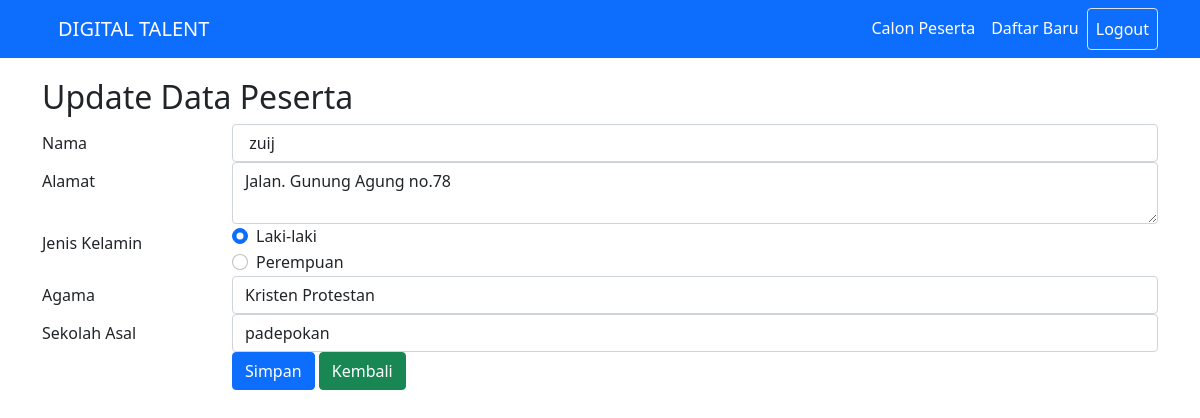
/index.php?fungsi=update&id_peserta=10 (signed in), run on the app's committed database.
### tables this page shows
CREATE TABLE `tb_siswa` (
  `id_peserta` int(11) NOT NULL,
  `nama_peserta` varchar(50) NOT NULL,
  `alamat` varchar(150) NOT NULL,
  `jenis_kelamin` enum('L','P') NOT NULL,
  `agama` varchar(50) NOT NULL,
  `sekolah_asal` varchar(50) NOT NULL
);

### index.php (the view, shortened to what this page needs)
<!DOCTYPE html>
<html>
<head>
    <link rel="stylesheet" href="assets/bootstrap.min.css" />
    <link rel="stylesheet" href="assets/style.css" />
</head>
<body>
    <nav class=" navbar navbar-expand-lg navbar-dark bg-primary">
        <div class="container">
            <a class="navbar-brand p-0" href="#">
                <a class="navbar-brand" href="index.php">DIGITAL TALENT</a>
            </a>
            <div class="collapse navbar-collapse" id="navbarNav">
                <ul class="navbar-nav ms-auto text-center">
                    <li class="nav-item">
                        <a class="nav-link text-white" href="index.php?fungsi=read">Calon Peserta</a>
                    </li>
                    <li class="nav-item">
                        <a class="nav-link text-white" href="index.php?fungsi=create">Daftar Baru</a>
                    </li>
                    <li class="nav-item">
                        <a class="nav-link text-white border rounded" href="logout.php">Logout</a>
                    </li>
                </ul>
            </div>
        </div>
    </nav>
    <?php
    include('koneksi.php');
    if (isset($_GET['fungsi'])){
        switch($_GET['fungsi']){
            case "update":
                update($db);
                break;
        }
    } else {
            mainpage();
    }
    ?>
    <?php
    function update($db){
        if (isset($_POST['btn_simpan'])){
            $id_peserta = $_POST['id_peserta'];
            $nama_peserta = $_POST['nama_peserta'];
            $alamat = $_POST['alamat'];
            $jenis_kelamin = $_POST['jenis_kelamin'];
            $agama = $_POST['agama'];
            $sekolah_asal = $_POST['sekolah_asal'];
            if(!empty($nama_peserta) && !empty($alamat) && !empty($jenis_kelamin) && !empty($agama) && !empty($sekolah_asal)){
                $sql = "UPDATE tb_siswa SET nama_peserta='$nama_peserta', alamat='$alamat', jenis_kelamin='$jenis_kelamin', agama='$agama', sekolah_asal='$sekolah_asal' WHERE id_peserta='$id_peserta'";
                $update = mysqli_query($db, $sql);
                if($update && isset($_GET['fungsi'])){
                    if($_GET['fungsi'] == 'update'){
                        header('location: index.php?fungsi=update_success');
                    }
                }
            } else {
                $pesan = "Tidak dapat menyimpan, data belum lengkap!";
            }
        } else {
            $id_peserta = $_GET['id_peserta'];
            $sql_peserta = "SELECT * FROM tb_siswa WHERE id_peserta=" . $id_peserta;
            $query_peserta = mysqli_query($db, $sql_peserta);
            $data_peserta = mysqli_fetch_assoc($query_peserta);
        }
        ?>
    <div class="container" style="margin-top:20px">
        <h2>Update Data Peserta</h2>
        <form action="index.php?fungsi=update" method="post">
            <div class="form-group row">
                <label class="col-sm-2 col-form-label">Nama</label>
                <div class="col-sm-10">
                    <input type="text" name="nama_peserta" class="form-control" size="4"
                        value=" <?php echo $data_peserta['nama_peserta']; ?>" required>
                </div>
            </div>
            <div class="form-group row">
                <label class="col-sm-2 col-form-label">Alamat</label>
                <div class="col-sm-10">
                    <textarea name="alamat" class="form-control"
                        required><?php echo $data_peserta['alamat']; ?></textarea>
                </div>
            </div>
            <div class="form-group row">
                <label class="col-sm-2 col-form-label">Jenis Kelamin</label>
                <div class="col-sm-10">
                    <div class="form-check">
                        <input type="radio" class="form-check-input" name="jenis_kelamin" value="Laki-laki"
                            <?php if($data_peserta['jenis_kelamin'] == 'L'){ echo 'checked'; } ?> required>
                        <label class="form-check-label">Laki-laki</label>
                    </div>
                    <div class="form-check">
                        <input type="radio" class="form-check-input" name="jenis_kelamin" value="Perempuan"
                            <?php if($data_peserta['jenis_kelamin'] == 'P'){ echo 'checked'; } ?> required>
                        <label class="form-check-label">Perempuan</label>
                    </div>
                </div>
            </div>
            <div class="form-group row">
                <label class="col-sm-2 col-form-label">Agama</label>
                <div class="col-sm-10">
                    <select name="agama" class="form-control" required>
                        <option value="Kristen Protestan"
                            <?php if($data_peserta['agama'] == 'Kristen Protestan'){ echo 'selected'; } ?>>Kristen
                            Protestan</option>
                    </select>
                </div>
            </div>
            <div class="form-group row">
                <label class="col-sm-2 col-form-label">Sekolah Asal</label>
                <div class="col-sm-10">
                    <input type="text" name="sekolah_asal" class="form-control"
                        value="<?php echo $data_peserta['sekolah_asal']; ?>" required>
                </div>
            </div>
            <div class="form-group row">
                <label class="col-sm-2 col-form-label">&nbsp;</label>
                <div class="col-sm-10">
                    <input type="submit" name="btn_simpan" class="btn btn-primary" value="Simpan">
                    <a href="index.php" class="btn btn-success" role="button">Kembali</a>
                </div>
            </div>
        </form>
    </div>
    <?php
    }
     ?>
</body>
</html>

### assets/style.css (style rules this page uses)
body { margin: 0; padding: 0; overflow-x: hidden; }

### data on the page
tb_siswa: nama_peserta "zuij", alamat "Jalan. Gunung Agung no.78", jenis_kelamin "☑", agama "Kristen Protestan", sekolah_asal "padepokan"
